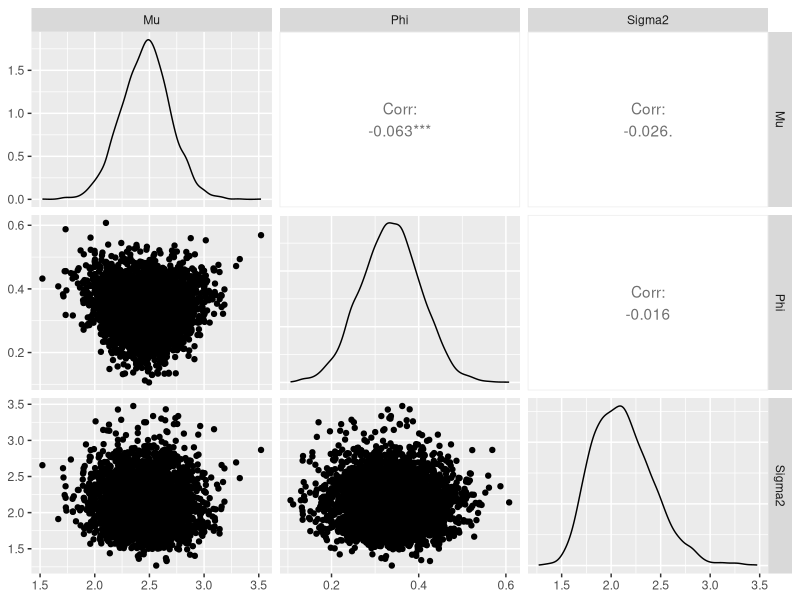

The R source for this figure: (Note: this script raises an error after producing the figure.)
library(GGally)
library(coda)
library(ggplot2)
library(gridExtra)
library(reshape)

T = 100    #Length of y
N = 50000   #MCMC draws

#True parameters
sigma2 <- 2
mu <- 2
phi <- 0.5

#Generate data
y = rnorm(1, mu, sqrt(sigma2/(1-phi^2)))
for(i in 2:T){
  y = c(y, mu + phi*(y[(i-1)]-mu) + rnorm(1, 0, sqrt(sigma2)))
}

#Prior parameters
mubar = 0
psi = 10
sigbar = 0
gamma = 10
p1 = 5
p2 = 5
a = 1
b = 1

#constant
shape = T/2 + a

#log phi kernel for the MH step
lphiden = function(draw, mu, sig2){
  t1 = 1/2*log(1-draw^2) -(1-draw^2)*(y[1]-mu)^2/(2*sig2)  #The normal exponential for y1
  t2 = -(sum(((y[2:T]-mu)-(draw*(y[1:(T-1)]-mu)))^2))/(2*sig2)    #The normal exponentials for the rest of the y's
  t3 = log(1+draw)*(p1-1) + log(1-draw)*(p2-1)   #The stretched beta prior
  return(t1+t2+t3)
}

#put draws here
theta = matrix(ncol=3, nrow=N)
theta[1,-2] = 1       #Starting parameters
theta[1, 2] = 0.5

#count accepted draws
accept = 0

for(i in 2:N){
  
  #mu conditional
  denom = psi^2 * ((T-1)*(1-theta[(i-1),2])^2+(1-theta[(i-1),2]^2)) + theta[(i-1), 3]
  sigsqmu = theta[(i-1), 3]*psi^2 / denom
  muhat = (psi^2*((1-theta[(i-1),2]^2)*y[1] + (1-theta[(i-1),2])*sum(y[2:T]-theta[(i-1),2]*y[1:(T-1)])) + mubar*theta[(i-1), 3])/denom
  theta[i,1] = rnorm(1, muhat, sqrt(sigsqmu))
  
  #phi conditional
  phihat = sum((y[2:T]-theta[i, 1])*(y[1:(T-1)]-theta[i,1]))/sum((y[1:(T-1)]-theta[i,1])^2)   #from the Catherine's notes for ETC4541, pg 84
  vphi = theta[(i-1),3]/sum((y[1:(T-1)]-theta[i,1])^2)    #acceptance rate for this candidate ~75%, trying random walk instead
  phidraw = rnorm(1, phihat, sqrt(vphi))
  #phidraw = rnorm(1, theta[(i-1),2], 0.4)               #random walk MH candidate draw to tune acceptance ratios to ~25%
  
  #phi MH step
  if(phidraw > -1 & phidraw < 1) {                       #within stationary conditions
    mh.candidate = lphiden(phidraw, theta[i, 1], theta[(i-1), 3])     #symmetrical candidate so only need to evaluate the true density components
    mh.prev = lphiden(theta[(i-1), 2], theta[i, 1], theta[(i-1), 3])  #using log density
    alpha = min(1, exp(mh.candidate-mh.prev))
    u = runif(1)
    if(u <= alpha) {             #accept draw
      theta[i, 2] = phidraw
      accept = accept + 1
    } else {                    #reject draw
      theta[i, 2] = theta[(i-1), 2]
    }
  } else {                      #non stationary
    theta[i, 2] = theta[(i-1), 2]
  }
  
  #sig2 conditional
  inv.scale = b + ((y[1] - theta[i, 1])^2*(1-theta[i, 2]^2) + sum(((y[2:T] - theta[i, 1]) - theta[i, 2]*(y[1:(T-1)]-theta[i, 1]))^2))/2
  theta[i, 3] = 1/rgamma(1, shape = shape, rate = inv.scale)
}
accept/N
keep = theta[(N/5+1):N,] #Drop first 20% of draws
colnames(keep) = c("Mu", "Phi", "Sigma2")
effectiveSize(keep)
#ggpairs(keep)

thin = keep[seq(1, 4*N/5, 10),] #Keep every 10th
effectiveSize(thin)
ggpairs(thin)
thin[,3] = log(thin[,3])
thin = data.frame(thin)
MCMCmu = ggplot(data=thin, aes(x=Mu)) + geom_density() + labs(y=NULL)
MCMCphi = ggplot(data=thin, aes(x=Phi)) + geom_density() + labs(y=NULL)
MCMCsig = ggplot(data=thin, aes(x=Sigma2)) + geom_density() + labs(x = "Log Sigma Squared", y=NULL)
MCMCmp = ggplot(data=thin, aes(x=Mu, y = Phi)) + geom_point()
MCMCms = ggplot(data=thin, aes(x=Mu, y = Sigma2)) + geom_point() + labs(y = "Log Sigma Squared")
MCMCps = ggplot(data=thin, aes(x=Phi, y = Sigma2)) + geom_point() + labs(y = "Log Sigma Squared")

### Black Box VI
library(mvtnorm)

#Starting components

simul = function(n, lambda, L) {
  out = matrix(-5, ncol = 3, nrow = n)
  for(i in 1:n){
    test = c(-5, -5, -5)
    while(test[2] > 1 | test[2] < -1) {
      out[i, ] = rmvnorm(1, rep(0, 3), diag(1, 3))
      test = L %*% out[i, ] + lambda
    }
  }
  return(out)
}

logjoint = function(y, mu, phi, sig2) {
  t1 = 1/2*log(1-phi^2) -(T/2)*sig2 - (1-phi^2)*(y[1]-mu)^2/(2*exp(sig2))
  t2 = - sum((y[2:T] - mu - phi*(y[1:(T-1)] - mu))^2)/(2*exp(sig2))
  t3 = -(mu-mubar)^2/(2*psi^2) - (sig2 - sigbar)^2/gamma
  t4 = (p1-1)*log((1+phi)/2) + (p2-1)*log((1-phi)/2)
  return(t1 + t2 + t3 + t4)
}

logq = function(theta, lambda, Sigma) {
  dmvnorm(theta, lambda, Sigma, log = TRUE)
}

MVNderiv = function(theta, lambda, Sigma, param) {
  h = 0.000001
  theta2 = theta
  lambda2 = lambda
  Sigma2 = Sigma
  if(param == 1 | param == 2 | param == 3) {
    theta2[param] = theta[param] + h
  } else if(param == 4 | param == 5 | param ==6) {
    Sigma2[(param - 3), (param - 3)] = Sigma[(param - 3), (param - 3)] + h
  } else if(param == 7) {
    Sigma2[1, 2] = Sigma2[2, 1] = Sigma[1, 2] + h
  } else if(param == 8) {
    Sigma2[1, 3] = Sigma2[3, 1] = Sigma[1, 3] + h
  } else {
    Sigma2[2, 3] = Sigma2[3, 2] = Sigma[2, 3] + h
  }
  p1 = dmvnorm(theta2, lambda2, Sigma2, log = TRUE)
  p2 = dmvnorm(theta, lambda, Sigma, log = TRUE)
  out = (p1 - p2)/h
  return(out)
}

jointderiv = function(theta, L, lambda, y, param) {
  h =  0.000001
  L2 = L
  lambda2 = lambda
  if(param %in% c(1, 2, 3)) {
    lambda2[param] = lambda[param] + h
  } else if(param %in% c(4, 5, 6)) {
    L2[(param - 3), (param - 3)] = L[(param - 3), (param - 3)] + h
  } else if(param == 7) {
    L2[2, 1] = L[2, 1] + h
  } else if(param == 8) {
    L2[3, 1] = L[3, 1] + h
  } else {
    L2[3, 2] = L[3, 2] + h
  }
  params = L %*% theta + lambda
  params2 = L2 %*% theta + lambda2
  p1 = logjoint(y, params[1], params[2], params[3])
  p2 = logjoint(y, params2[1], params2[2], params2[3])
  return((p2-p1)/h)
}

jakobderiv = function(theta, L, lambda, param) {
  if(param %in% c(1, 2, 4, 5, 7, 8, 9)) {
    return(0)
  } else if(param == 3) {
    return(1)
  } else {
    return(theta[3])
  }
}

part2 = function(y, theta, lambda, Sigma) {
  logjoint(y, theta[1], theta[2], theta[3]) - logq(theta, lambda, Sigma)
}

#VB iteration storage
lambda = matrix(0, nrow = 100, ncol = 3)
#variances = matrix(0, nrow = 100, ncol = 3)
#covariances = matrix(0, nrow = 100, ncol = 3)
i.lambda = c(mean(y), cor(y[2:T], y[1:(T-1)]), log(var(y)))
#i.Sigma = diag(c(0.15, 0.15, 0.15))
Lp = matrix(0, nrow = 100, ncol = 6)
i.L = diag(0.4, 3)

p = 0.01/(1:100)
pl = 0.001/(1:100)

#First iteration: Draw simulations
s = 100
#theta = simul(s, i.lambda, i.L)
theta = rmvnorm(s, i.lambda, i.L %*% t(i.L))
#First iteration: Calculate partial derivatives
partials = matrix(0, nrow = s, ncol = 9)

for(j in 1:s) {
  #logdens = part2(y, theta[j,], i.lambda, i.Sigma)
  
  #partial derivs
  for(i in c(1:3, 7:9)) {
    partials[j, i] = jointderiv(theta[j, ], i.L, i.lambda, y, i) + jakobderiv(theta[j, ], i.L, i.lambda, i)
  }
  for(i in 4:6) {
    partials[j, i] = jointderiv(theta[j, ], i.L, i.lambda, y, i) + jakobderiv(theta[j, ], i.L, i.lambda, i) + 1/(i.L[(i - 3), (i - 3)])
  }
}

steps = colMeans(partials, na.rm = TRUE)
lambda[1,] = i.lambda + p[1]*steps[1:3]
Lp[1, ] = c(0.4, 0.4, 0.4, 0, 0, 0)+ p[1]*steps[4:9]


#Repeat iterations
for(k in 2:100) {
  
  L = diag(Lp[(k-1), 1:3])
  L[lower.tri(L)] = Lp[(k-1), 4:6]
  theta = simul(s, lambda[(k-1),], L)
  
  partials = matrix(0, nrow = s, ncol = 9)
  
  for(j in 1:s) {
    #logdens = part2(y, theta[j,], i.lambda, i.Sigma)
    
    #partial derivs
    for(i in c(1:3, 7:9)) {
      partials[j, i] = jointderiv(theta[j, ], L, lambda[(k-1), ], y, i) + jakobderiv(theta[j, ], L, lambda[(k-1), ], i)
    }
    for(i in 4:6) {
      partials[j, i] = jointderiv(theta[j, ], L, lambda[(k-1), ], y, i) + jakobderiv(theta[j, ], L, lambda[(k-1), ], i) + 1/(L[(i - 3), (i - 3)])
    }
  }
  steps = colMeans(partials, na.rm = TRUE)
  lambda[k,] = lambda[(k-1), ] + p[k]*steps[1:3]
  Lp[k, ] = Lp[(k-1), ] + p[k]*steps[4:9]
}

Lf = diag(Lp[100, 1:3])
Lf[lower.tri(Lf)] = Lp[100, 4:6]
Sigma = Lf %*% t(Lf)

#noise in the draws
VBdraws = rmvnorm(2000, lambda[100,], Sigma)
VBdraws[,3] = exp(VBdraws[,3])
ggpairs(VBdraws, lower = list(continuous = "density"))

#univariate densities
xm = seq(0.7, 3, length.out=1000)
mdens = dnorm(xm, lambda[100, 1], sqrt(Sigma[1, 1]))
mudat = data.frame(cbind(xm, mdens))
muplot = ggplot(mudat, aes(x=xm, y=mdens)) + geom_line() + labs(x="Mu", y=NULL)

xp = seq(-0.2, 0.9, length.out=1000)
pdens = dnorm(xp, lambda[100, 2], sqrt(Sigma[2, 2]))
phidat = data.frame(cbind(xp, pdens))
phiplot = ggplot(phidat, aes(x=xp, y=pdens)) + geom_line() + labs(x="Phi", y=NULL)

xs = seq(-0.2, 1.2, length.out = 1000)
sdens = dnorm(xs, lambda[100, 3], sqrt(Sigma[3, 3]))
sigdat = data.frame(cbind(xs, pdens))
sigplot = ggplot(sigdat, aes(x=xs, y=sdens)) + geom_line() + labs(x="Log Sigma Squared", y=NULL)

#bivariate densities

x1 = seq(0, 3, length.out=1000)
x2 = seq(0, 3, length.out=1000)
z = matrix(0, length(x1), length(x2))
for (i in 1:length(x1)) {
  a = x1
  b = x2[i]
  z[,i] = dmvnorm(cbind(a,b), lambda[100, 1:2], Sigma[1:2, 1:2])
}
colnames(z) = x1
rownames(z) = x2
# reshape the data
dat.mp <- melt(z)
colnames(dat.mp) = c("Mu", "Phi", "value")

muphi <- ggplot(dat.mp, aes(x=Mu, y=Phi, z = value)) + geom_contour()

for (i in 1:length(x1)) {
  a = x1
  b = x2[i]
  z[,i] = dmvnorm(cbind(a,b), lambda[100, -2], Sigma[-2, -2])
}
colnames(z) = x1
rownames(z) = x2
# reshape the data
dat.ms <- melt(z)
colnames(dat.ms) = c("Mu", "Ln_Sigma2", "value")

musig <- ggplot(dat.ms, aes(x=Mu, y=Ln_Sigma2, z = value)) + geom_contour() + labs(y = "Log Sigma Squared")

for (i in 1:length(x1)) {
  a = x1
  b = x2[i]
  z[,i] = dmvnorm(cbind(a,b), lambda[100, -1], Sigma[-1, -1])
}
colnames(z) = x1
rownames(z) = x2
# reshape the data
dat.ps <- melt(z)
colnames(dat.ps) = c("Phi", "Ln_Sigma2", "value")
phisig <- ggplot(dat.ps, aes(x=Phi, y=Ln_Sigma2, z = value)) + geom_contour() + labs(y = "Log Sigma Squared")

grid.arrange(muplot, phiplot, sigplot, muphi, musig, phisig, ncol = 3)
grid.arrange(MCMCmu, MCMCphi, MCMCsig, MCMCmp, MCMCms, MCMCps, ncol = 3)
